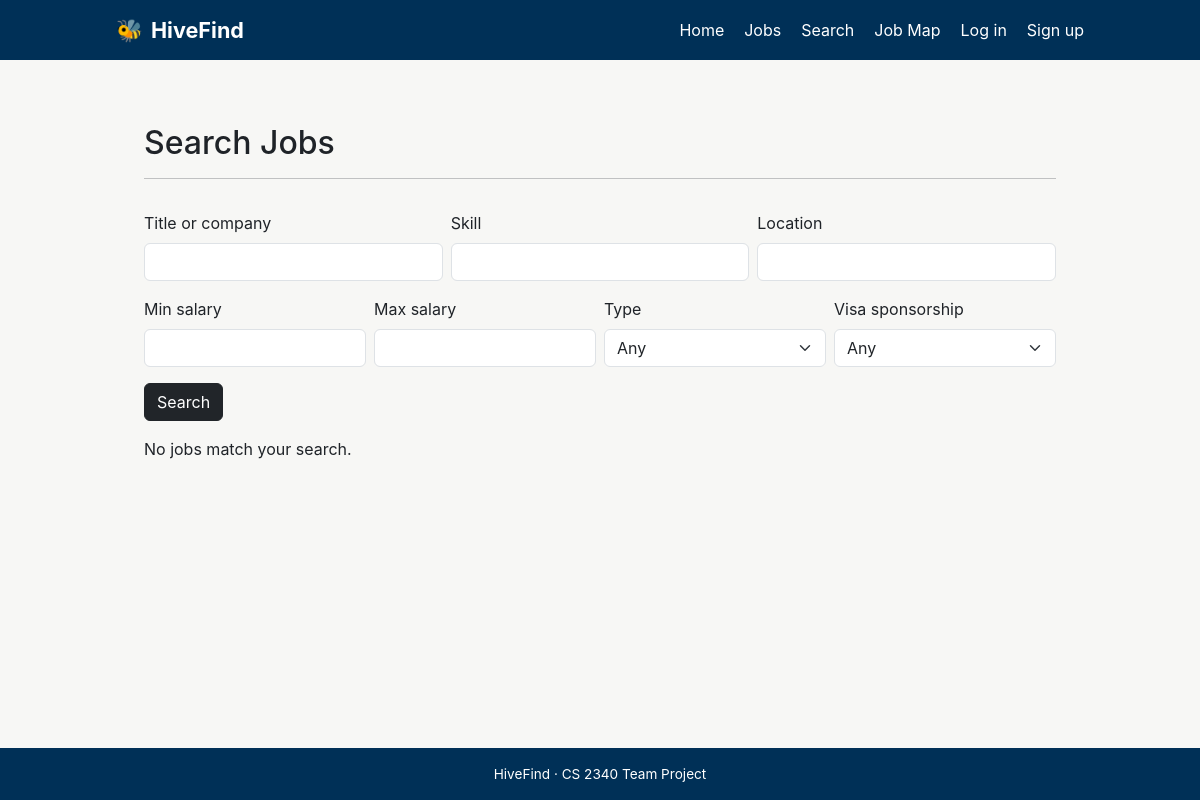
Page /jobs/search/ on the earlier database version.
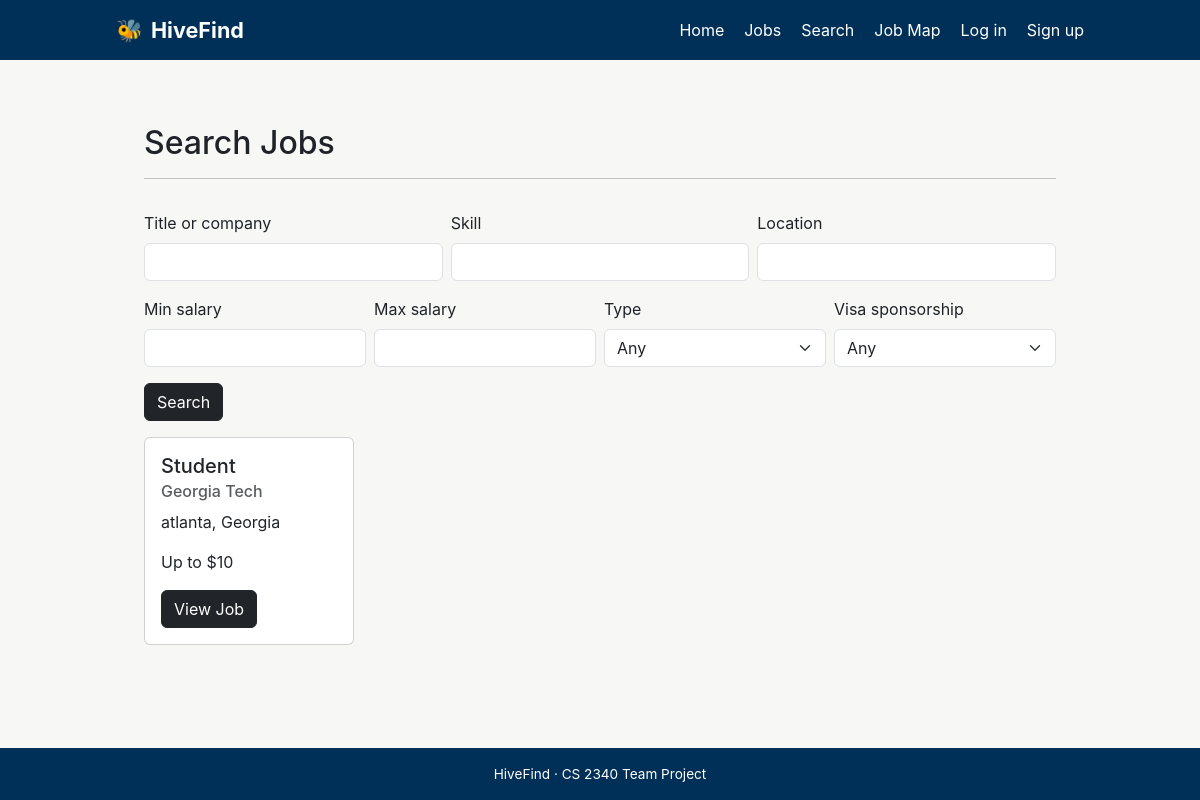
Same page on the later database version.
### jobs/models.py (models this page shows, shortened)
class Job(models.Model):
    title = models.CharField(max_length=150)
    company = models.CharField(max_length=150)
    description = models.TextField(blank=True)
    address = models.CharField(max_length=255, blank=True)
    city = models.CharField(max_length=100, blank=True)
    state = models.CharField(max_length=100, blank=True)
    latitude = models.FloatField()
    longitude = models.FloatField()
    salary_min = models.PositiveIntegerField(null=True, blank=True)
    salary_max = models.PositiveIntegerField(null=True, blank=True)
    is_remote = models.BooleanField(default=False)
    visa_sponsorship = models.BooleanField(default=False)
    skills = models.ManyToManyField('accounts.Skill', blank=True)
    posted_by = models.ForeignKey(
        settings.AUTH_USER_MODEL,
        on_delete=models.SET_NULL,
        null=True,
        blank=True,
        related_name='jobs',
    )
    created_at = models.DateTimeField(auto_now_add=True)
    is_active = models.BooleanField(default=True)
    class Meta:
        ordering = ['-created_at']
    def salary_display(self):
        if self.salary_min and self.salary_max:
            return f'${self.salary_min:,} - ${self.salary_max:,}'
        if self.salary_min:
            return f'From ${self.salary_min:,}'
        if self.salary_max:
            return f'Up to ${self.salary_max:,}'
        return 'Not specified'

### jobs/views.py (the view)
# urls.py: path('search/', views.job_search, name='jobs.search'),
def job_search(request):
    jobs = Job.objects.filter(is_active=True)
    title = request.GET.get('title', '')
    skill = request.GET.get('skill', '')
    location = request.GET.get('location', '')
    salary_min = request.GET.get('salary_min', '')
    salary_max = request.GET.get('salary_max', '')
    job_type = request.GET.get('job_type', '')
    visa = request.GET.get('visa', '')
    if title:
        jobs = jobs.filter(Q(title__icontains=title) | Q(company__icontains=title))
    if skill:
        jobs = jobs.filter(skills__name__icontains=skill)
    if location:
        jobs = jobs.filter(Q(city__icontains=location) | Q(state__icontains=location) | Q(address__icontains=location))
    if salary_min:
        jobs = jobs.filter(salary_max__gte=salary_min)
    if salary_max:
        jobs = jobs.filter(salary_min__lte=salary_max)
    if job_type == 'remote':
        jobs = jobs.filter(is_remote=True)
    elif job_type == 'onsite':
        jobs = jobs.filter(is_remote=False)
    if visa == 'yes':
        jobs = jobs.filter(visa_sponsorship=True)
    template_data = {}
    template_data['title'] = 'Search Jobs'
    template_data['jobs'] = jobs.distinct()
    template_data['filters'] = request.GET
    return render(request, 'jobs/search.html', {'template_data': template_data})

### jobs/templates/jobs/search.html (shortened to what this page needs)
{% extends 'hivefind/base.html' %}
{% block content %}
{% load static %}
<div class="p-3">
  <div class="container">
    <div class="row mt-3">
      <div class="col mx-auto mb-3">
        <h2>Search Jobs</h2>
        <hr />
      </div>
    </div>
    <form method="get" action="{% url 'jobs.search' %}">
      <div class="row g-2 mb-3">
        <div class="col-md-4">
          <label class="form-label">Title or company</label>
          <input type="text" name="title" class="form-control" value="{{ template_data.filters.title }}">
        </div>
        <div class="col-md-4">
          <label class="form-label">Skill</label>
          <input type="text" name="skill" class="form-control" value="{{ template_data.filters.skill }}">
        </div>
        <div class="col-md-4">
          <label class="form-label">Location</label>
          <input type="text" name="location" class="form-control" value="{{ template_data.filters.location }}">
        </div>
      </div>
      <div class="row g-2 mb-3">
        <div class="col-md-3">
          <label class="form-label">Min salary</label>
          <input type="number" name="salary_min" class="form-control" value="{{ template_data.filters.salary_min }}">
        </div>
        <div class="col-md-3">
          <label class="form-label">Max salary</label>
          <input type="number" name="salary_max" class="form-control" value="{{ template_data.filters.salary_max }}">
        </div>
        <div class="col-md-3">
          <label class="form-label">Type</label>
          <select name="job_type" class="form-select">
            <option value="">Any</option>
          </select>
        </div>
        <div class="col-md-3">
          <label class="form-label">Visa sponsorship</label>
          <select name="visa" class="form-select">
            <option value="">Any</option>
          </select>
        </div>
      </div>
      <button type="submit" class="btn btn-dark mb-3">Search</button>
    </form>
    <div class="row">
      {% for job in template_data.jobs %}
      <div class="col-md-4 col-lg-3 mb-2">
        <div class="card h-100">
          <div class="card-body">
            <h5 class="card-title">{{ job.title }}</h5>
            <h6 class="card-subtitle mb-2 text-muted">{{ job.company }}</h6>
            <p class="card-text">{{ job.city }}, {{ job.state }}</p>
            <p class="card-text">{{ job.salary_display }}</p>
            <div class="mt-2">
              <a href="{% url 'jobs.show' id=job.id %}" class="btn btn-dark">View Job</a>
            </div>
          </div>
        </div>
      </div>
      {% empty %}
      <div class="col">
        <p>No jobs match your search.</p>
      </div>
      {% endfor %}
    </div>
  </div>
</div>
{% endblock content %}

Differences in the rows shown:
added Job: title "Student", company "Georgia Tech", city "atlanta", state "Georgia", salary_display "Up to $10"
Other differences:
text no longer shown: "No jobs match your search."
